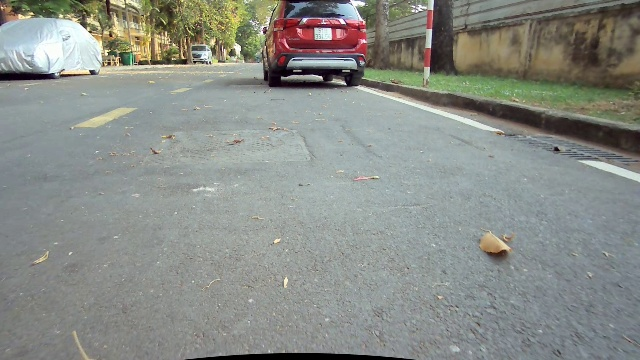
#> input picture 383.jpg, 640 x 360 px
$ python -i detect_mid_lane.py   (imports and definitions only)
#> lines starting #> are read from the running program, lines starting #| are printed output that depends on the picture; after the words box and inside, x2 and y2 are one past the last pixel; in counts of white or black regions, pixels touching at a corner belong together
import cv2
import numpy as np
import logging
import math
import datetime
import sys

def detect_edge(frame):# detect canny edge
    edge=cv2.Canny(frame,100,400)
    # kernel = np.ones((5,5), np.uint8)
    # # dilate to open pixel
    # edge_dilation = cv2.dilate(edge, kernel, iterations=1)
    return edge

def region_of_interest_mid(edge):# crop image
    height, width = edge.shape
    frame = np.zeros_like(edge)

    # only focus bottom half of the screen

    polygon = np.array([[
        (0, 0),
        (width/2, 0),
        (width/2, height),
        (0, height),
    ]], np.int32)

    cv2.fillPoly(frame, polygon, 255)
    #show_image("frame", frame)
    masked_image = cv2.bitwise_and(edge, frame)
    return masked_image

def detect_mid_lane(cropped_edges):# use HoughLinesP to detect mid line
    #tuning min_threshold, minLineLength, maxLineGap is a trial and error process by hand
    rho = 1  # precision in pixel, i.e. 1 pixel
    angle = np.pi / 180  # degree in radian, i.e. 1 degree
    min_threshold = 1  # minimal of votes
    line_segments = cv2.HoughLinesP(cropped_edges, rho, angle, min_threshold, np.array([]), minLineLength=2,
                                    maxLineGap=6)
    return line_segments

def display_lines(frame, lines, line_color=(0, 0, 255), line_width=7):
    line_image = np.zeros_like(frame)
    if lines is not None:
        for line in lines:
            for x1, y1, x2, y2 in line:
                cv2.line(line_image, (x1, y1), (x2, y2), line_color, line_width)
    line_image = cv2.addWeighted(frame, 0.8, line_image, 1, 1)
    return line_image

def make_points(frame, line):
    height, width, _ = frame.shape
    slope, intercept = line
    y1 = height  # bottom of the frame
    y2 = int(y1 * 1/6)  # make points from middle of the frame down

    # bound the coordinates within the frame
    x1 = max(-width, min(2 * width, int((y1 - intercept) / slope)))
    x2 = max(-width, min(2 * width, int((y2 - intercept) / slope)))
    return [[x1, y1, x2, y2]]

def fit_line(frame, line_segments):
    """
    This function combines line segments into one or two lane lines
    If all line slopes are < 0: then we only have detected left lane
    If all line slopes are > 0: then we only have detected right lane
    """
    lane_lines = []
    if line_segments is None:
        logging.info('No line_segment segments detected')
        return lane_lines

    height, width, _ = frame.shape
    mid_fit = []

    boundary = 1/2
    mid_region_boundary = width * (1 - boundary)  # left lane line segment should be on left 2/3 of the screen
    # print(left_region_boundary)
    for line_segment in line_segments:
        for x1, y1, x2, y2 in line_segment:
            # cv2.line(frame,(x1,y1),(x2,y2),(255,0,0),10)
            if x1 == x2:
                logging.info('skipping vertical line segment (slope=inf): %s' % line_segment)
                continue
            fit = np.polyfit((x1, x2), (y1, y2), 1)
            slope = fit[0]
            intercept = fit[1]
            if slope < 0:
                if x1 < mid_region_boundary and x2 < mid_region_boundary:
                    mid_fit.append((slope, intercept))
    mid_fit_average = np.average(mid_fit, axis=0)
    if len(mid_fit) > 0:
        lane_lines.append(make_points(frame, mid_fit_average))

    logging.debug('lane lines: %s' % lane_lines)  #
    # print(lane_lines)
    return lane_lines

def mid_lane(frame):# detect mid lane
    edges = detect_edge(frame)

    cropped_edges = region_of_interest_mid(edges)
    kernel = np.ones((5,5),np.uint8)
    dilate_line = cv2.dilate(cropped_edges, kernel, iterations=1)

    mid_lane = detect_mid_lane(cropped_edges)

    line_segment_image = display_lines(frame, mid_lane)


    straight = fit_line(frame, mid_lane)
    straight_lines_image = display_lines(frame, straight)

    cv2.imshow('shit',straight_lines_image)
    cv2.imshow('shit2',cropped_edges)
    return straight

>>> import cv2
>>> picture = cv2.imread('../383.jpg')
#> picture is the input picture: shape (360, 640, 3); mean B, G, R 135.9, 141.5, 137.8
>>> result = mid_lane(picture)
#> in detect_edge, `edge=cv2.Canny(frame,100,400)`:
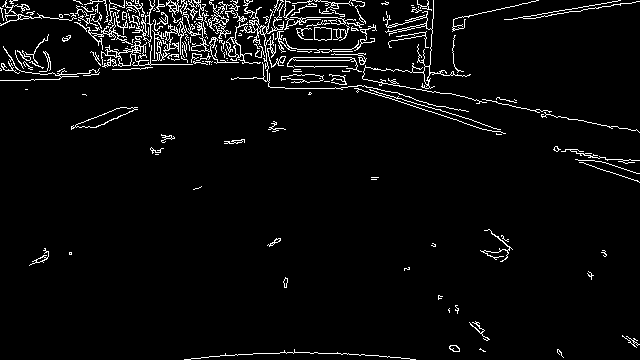
#> edge: shape (360, 640); 4.3% white in thin lines or dots
#> in region_of_interest_mid, `cv2.fillPoly(frame, polygon, 255)`:
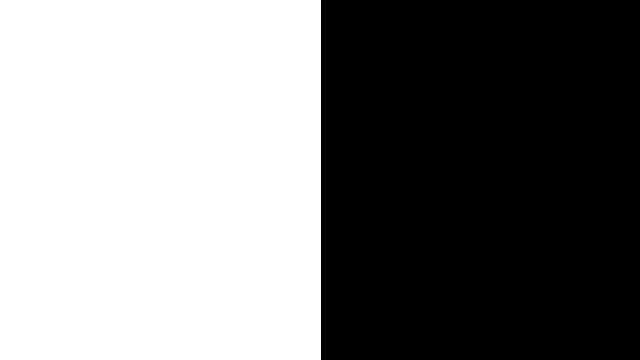
#> frame: shape (360, 640); 50.2% white; 1 black region, box (x1, y1, x2, y2) and area: (321, 0, 640, 360) 114840
#> in region_of_interest_mid, `masked_image = cv2.bitwise_and(edge, frame)`:
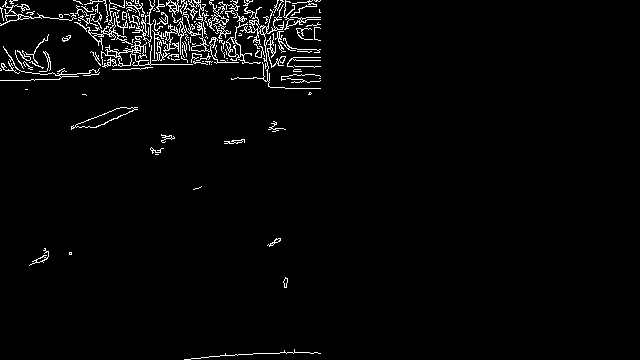
#> masked_image: shape (360, 640); 2.7% white in thin lines or dots, all inside (x1, y1, x2, y2) = (0, 0, 321, 360)
#> in mid_lane, `dilate_line = cv2.dilate(cropped_edges, kernel, iterations=1)`:
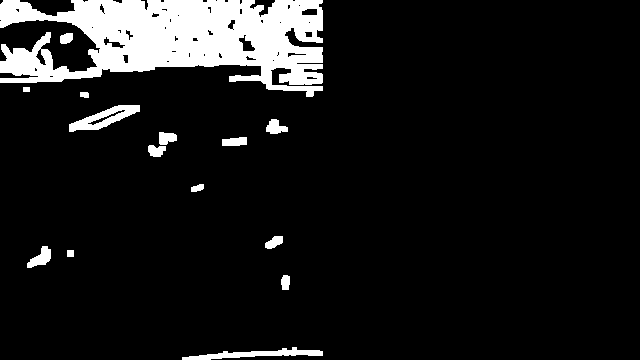
#> dilate_line: shape (360, 640); 9.9% white; 15 white regions, largest, box (x1, y1, x2, y2) and area: (0, 0, 323, 97) 19562, (69, 105, 140, 132) 820, (182, 347, 323, 360) 761
#> in detect_mid_lane, `line_segments = cv2.HoughLinesP(cropped_edges, rho, angle, min_thresho..`: line_segments = 913 rows, first 6: [123, 42, 123, 5], [232, 62, 232, 49], [157, 11, 157, 6], [17, 80, 17, 68], [88, 32, 88, 11], [218, 37, 218, 3]
#> in mid_lane, `mid_lane = detect_mid_lane(cropped_edges)`: mid_lane has the same summary as line_segments in detect_mid_lane
#> the loop in display_lines, `for line in lines:` made 913 passes
#> in display_lines, `line_image = cv2.addWeighted(frame, 0.8, line_image, 1, 1)`:
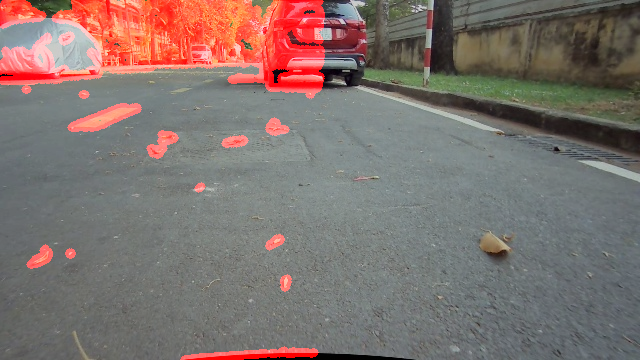
#> line_image: shape (360, 640, 3); mean B, G, R 109.8, 114.2, 127.7
#> the loop in fit_line, `for line_segment in line_segments:` made 913 passes
#> after the loop in fit_line, `for line_segment in line_segments:`: mid_fit = 362 pairs, first value -67 to -5.99e-18, second value 1 to 8845
#> in fit_line, `mid_fit_average = np.average(mid_fit, axis=0)`: mid_fit_average = [-4.04, 724.7]
#> in make_points, `slope, intercept = line`: slope = -4.04; intercept = 724.7
#> in make_points, `x1 = max(-width, min(2 * width, int((y1 - intercept) / slope)))`: x1 = 90
#> in make_points, `x2 = max(-width, min(2 * width, int((y2 - intercept) / slope)))`: x2 = 164
#> in mid_lane, `straight = fit_line(frame, mid_lane)`: straight = [[[90, 360, 164, 60]]]
#> call 2 of display_lines, with line_color = (0, 0, 255), line_width = 7
#> the loop in display_lines (call 2), `for line in lines:` made 1 pass
#> after the loop in display_lines (call 2), `for line in lines:`:
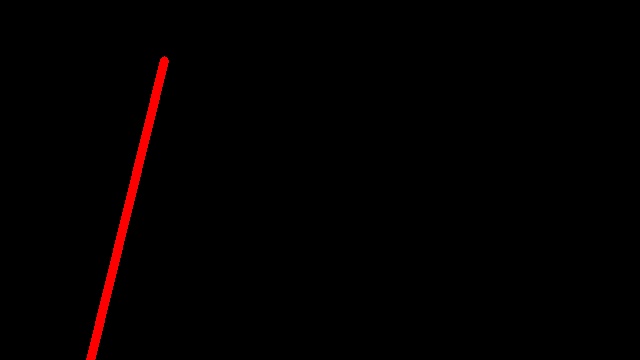
#> line_image: shape (360, 640, 3); mean B, G, R 0, 0, 3.1
#> in display_lines (call 2), `line_image = cv2.addWeighted(frame, 0.8, line_image, 1, 1)`:
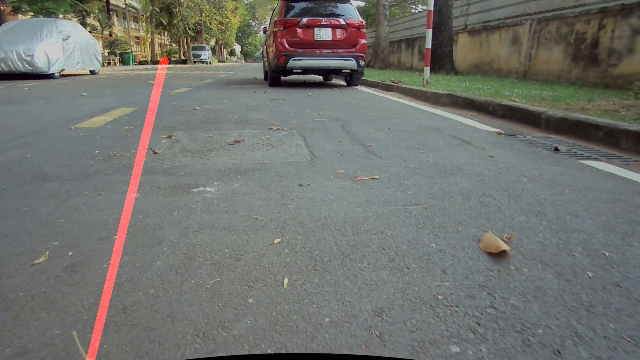
#> line_image: shape (360, 640, 3); mean B, G, R 109.8, 114.2, 112.9
#> result = [[[90, 360, 164, 60]]]

$ run again, on 1000.png
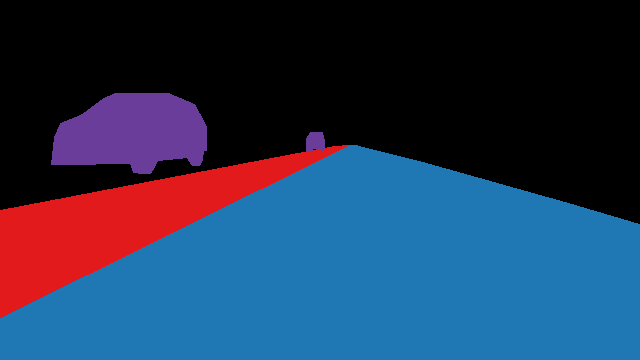
#> input picture 1000.png, 640 x 360 px
#> picture is the input picture: shape (360, 640, 3); mean B, G, R 84.1, 54.9, 36.5
#> in detect_edge, `edge=cv2.Canny(frame,100,400)`:
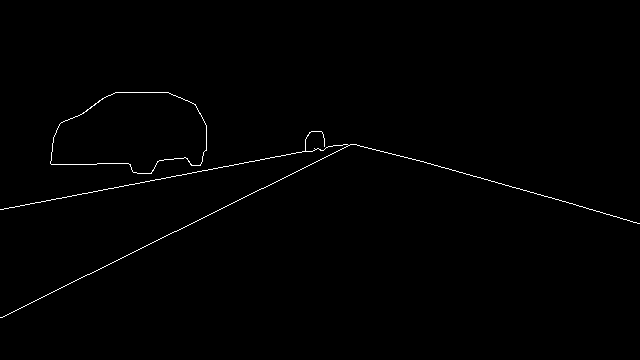
#> edge: shape (360, 640); 0.63% white in thin lines or dots, all inside (x1, y1, x2, y2) = (0, 92, 640, 318)
#> frame: shape (360, 640); 50.2% white; 1 black region, box (x1, y1, x2, y2) and area: (321, 0, 640, 360) 114840
#> masked_image: shape (360, 640); 0.47% white in thin lines or dots, all inside (x1, y1, x2, y2) = (0, 92, 321, 318)
#> dilate_line: shape (360, 640); 2.9% white; 2 white regions, box (x1, y1, x2, y2) and area: (0, 90, 323, 212) 4421, (0, 157, 323, 320) 2247
#> line_segments = 62 rows, first 6: [2, 317, 87, 274], [51, 154, 52, 149], [52, 144, 55, 133], [159, 160, 185, 157], [201, 171, 276, 156], [176, 231, 261, 188]
#> mid_lane has the same summary as line_segments in detect_mid_lane
#> the loop in display_lines, `for line in lines:` made 62 passes
#> the loop in fit_line, `for line_segment in line_segments:` made 62 passes
#> after the loop in fit_line, `for line_segment in line_segments:`: mid_fit = 43 pairs, first value -5 to -2.36e-16, second value 141.3 to 1363
#> mid_fit_average = [-0.972, 313]
#> slope = -0.972; intercept = 313
#> x1 = -48
#> x2 = 260
#> straight = [[[-48, 360, 260, 60]]]
#> the loop in display_lines (call 2), `for line in lines:` made 1 pass
#> in display_lines (call 2), `line_image = cv2.addWeighted(frame, 0.8, line_image, 1, 1)`:
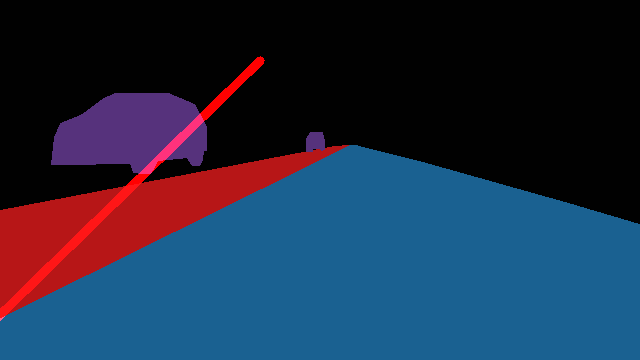
#> line_image: shape (360, 640, 3); mean B, G, R 68.3, 45, 32.3
